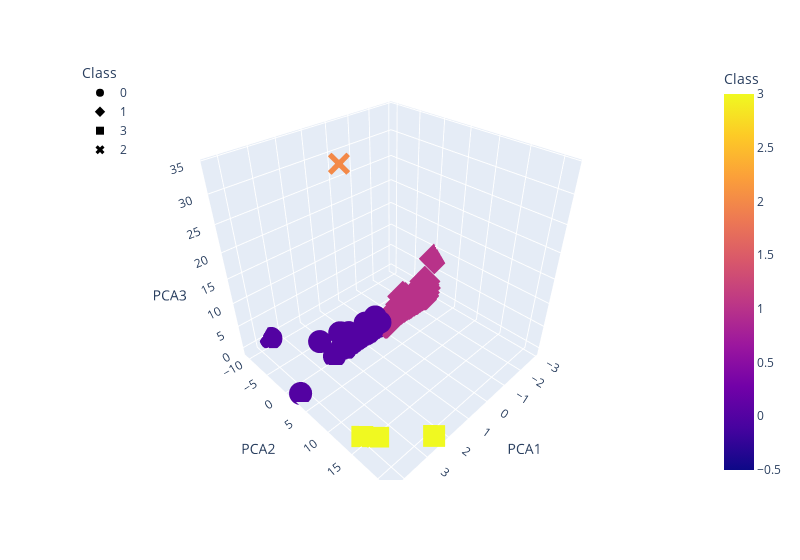

Write notebook code for a chart like this one.
### Markdown cell above
### Deliverable 4: Visualizing Cryptocurrencies Results

#### 3D-Scatter with Clusters

### Code cell
# Creating a 3D-Scatter with the PCA data and the clusters
# YOUR CODE HERE
fig = px.scatter_3d(
    clustered_df,
    x="PCA1",
    y="PCA2",
    z="PCA3",
    color="Class",
    symbol="Class",
    hover_data= ["Algorithm"],
    hover_name="CoinName",
    width=800,
)
fig.update_layout(legend=dict(x=0, y=1))
fig.show()

### Figure 1 — Plotly figure (JSON) as saved in the notebook; plotly's stock layout.template omitted (floating-point values rounded to 4 significant figures; data arrays with more than 128 entries replaced by an {"elided": "..."} marker saying what was removed)
{"data": [{"customdata": {"elided": "289x1 str values"}, "hovertemplate": "<b>%{hovertext}</b><br><br>Class=%{marker.color}<br>PCA1=%{x}<br>PCA2=%{y}<br>PCA3=%{z}<br>Algorithm=%{customdata[0]}<extra></extra>", "hovertext": {"elided": "289 str values"}, "legendgroup": "0", "marker": {"color": {"elided": "289 int values"}, "coloraxis": "coloraxis", "symbol": "circle"}, "mode": "markers", "name": "0", "scene": "scene", "showlegend": true, "type": "scatter3d", "x": {"elided": "289 float values"}, "y": {"elided": "289 float values"}, "z": {"elided": "289 float values"}}, {"customdata": {"elided": "239x1 str values"}, "hovertemplate": "<b>%{hovertext}</b><br><br>Class=%{marker.color}<br>PCA1=%{x}<br>PCA2=%{y}<br>PCA3=%{z}<br>Algorithm=%{customdata[0]}<extra></extra>", "hovertext": {"elided": "239 str values"}, "legendgroup": "1", "marker": {"color": {"elided": "239 int values"}, "coloraxis": "coloraxis", "symbol": "diamond"}, "mode": "markers", "name": "1", "scene": "scene", "showlegend": true, "type": "scatter3d", "x": {"elided": "239 float values"}, "y": {"elided": "239 float values"}, "z": {"elided": "239 float values"}}, {"customdata": [["SHA-256 + Hive"], ["ECC 256K1"], ["Leased POS"]], "hovertemplate": "<b>%{hovertext}</b><br><br>Class=%{marker.color}<br>PCA1=%{x}<br>PCA2=%{y}<br>PCA3=%{z}<br>Algorithm=%{customdata[0]}<extra></extra>", "hovertext": ["LitecoinCash", "Acute Angle Cloud", "Waves"], "legendgroup": "3", "marker": {"color": [3, 3, 3], "coloraxis": "coloraxis", "symbol": "square"}, "mode": "markers", "name": "3", "scene": "scene", "showlegend": true, "type": "scatter3d", "x": [2.459, 4.016, 3.693], "y": [21.33, 14.48, 16.06], "z": [-0.2652, -0.4536, -0.5218]}, {"customdata": [["TRC10"]], "hovertemplate": "<b>%{hovertext}</b><br><br>Class=%{marker.color}<br>PCA1=%{x}<br>PCA2=%{y}<br>PCA3=%{z}<br>Algorithm=%{customdata[0]}<extra></extra>", "hovertext": ["BitTorrent"], "legendgroup": "2", "marker": {"color": [2], "coloraxis": "coloraxis", "symbol": "x"}, "mode": "markers", "name": "2", "scene": "scene", "showlegend": true, "type": "scatter3d", "x": [1.606], "y": [-0.04305], "z": [34.11]}], "layout": {"coloraxis": {"colorbar": {"title": {"text": "Class"}}, "colorscale": [[0, "#0d0887"], [0.1111, "#46039f"], [0.2222, "#7201a8"], [0.3333, "#9c179e"], [0.4444, "#bd3786"], [0.5556, "#d8576b"], [0.6667, "#ed7953"], [0.7778, "#fb9f3a"], [0.8889, "#fdca26"], [1, "#f0f921"]]}, "legend": {"title": {"text": "Class"}, "tracegroupgap": 0, "x": 0, "y": 1}, "margin": {"t": 60}, "scene": {"domain": {"x": [0, 1], "y": [0, 1]}, "xaxis": {"title": {"text": "PCA1"}}, "yaxis": {"title": {"text": "PCA2"}}, "zaxis": {"title": {"text": "PCA3"}}}, "width": 800}}
